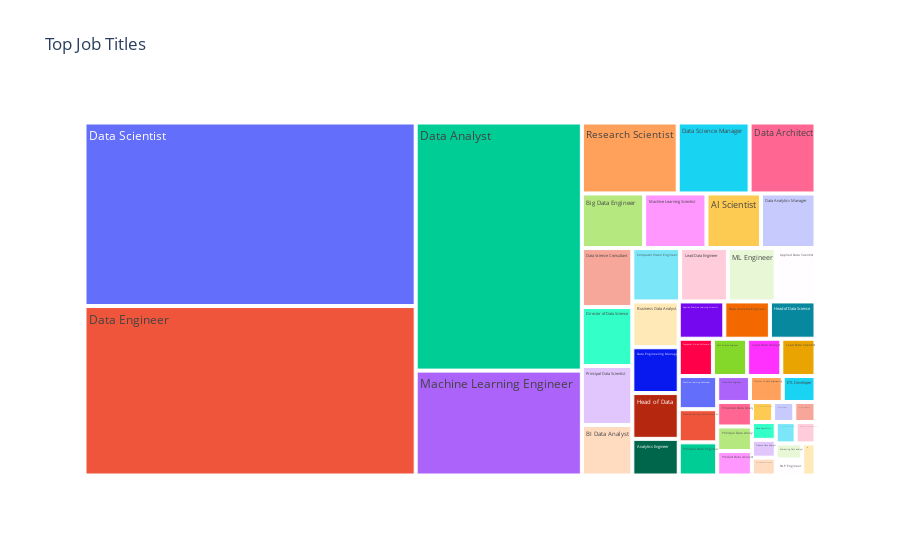

Source (notebook cell):
### Code cell
ax2= px.treemap(df,path=['job_title'],title="Top Job Titles")
ax2.show()

### Figure 1 — Plotly figure (JSON) as saved in the notebook; plotly's stock layout.template omitted (floating-point values rounded to 4 significant figures)
{"data": [{"branchvalues": "total", "domain": {"x": [0, 1], "y": [0, 1]}, "hovertemplate": "labels=%{label}<br>count=%{value}<br>parent=%{parent}<br>id=%{id}<extra></extra>", "ids": ["3D Computer Vision Researcher", "AI Scientist", "Analytics Engineer", "Applied Data Scientist", "Applied Machine Learning Scientist", "BI Data Analyst", "Big Data Architect", "Big Data Engineer", "Business Data Analyst", "Cloud Data Engineer", "Computer Vision Engineer", "Computer Vision Software Engineer", "Data Analyst", "Data Analytics Engineer", "Data Analytics Lead", "Data Analytics Manager", "Data Architect", "Data Engineer", "Data Engineering Manager", "Data Science Consultant", "Data Science Engineer", "Data Science Manager", "Data Scientist", "Data Specialist", "Director of Data Engineering", "Director of Data Science", "ETL Developer", "Finance Data Analyst", "Financial Data Analyst", "Head of Data", "Head of Data Science", "Head of Machine Learning", "Lead Data Analyst", "Lead Data Engineer", "Lead Data Scientist", "Lead Machine Learning Engineer", "ML Engineer", "Machine Learning Developer", "Machine Learning Engineer", "Machine Learning Infrastructure Engineer", "Machine Learning Manager", "Machine Learning Scientist", "Marketing Data Analyst", "NLP Engineer", "Principal Data Analyst", "Principal Data Engineer", "Principal Data Scientist", "Product Data Analyst", "Research Scientist", "Staff Data Scientist"], "labels": ["3D Computer Vision Researcher", "AI Scientist", "Analytics Engineer", "Applied Data Scientist", "Applied Machine Learning Scientist", "BI Data Analyst", "Big Data Architect", "Big Data Engineer", "Business Data Analyst", "Cloud Data Engineer", "Computer Vision Engineer", "Computer Vision Software Engineer", "Data Analyst", "Data Analytics Engineer", "Data Analytics Lead", "Data Analytics Manager", "Data Architect", "Data Engineer", "Data Engineering Manager", "Data Science Consultant", "Data Science Engineer", "Data Science Manager", "Data Scientist", "Data Specialist", "Director of Data Engineering", "Director of Data Science", "ETL Developer", "Finance Data Analyst", "Financial Data Analyst", "Head of Data", "Head of Data Science", "Head of Machine Learning", "Lead Data Analyst", "Lead Data Engineer", "Lead Data Scientist", "Lead Machine Learning Engineer", "ML Engineer", "Machine Learning Developer", "Machine Learning Engineer", "Machine Learning Infrastructure Engineer", "Machine Learning Manager", "Machine Learning Scientist", "Marketing Data Analyst", "NLP Engineer", "Principal Data Analyst", "Principal Data Engineer", "Principal Data Scientist", "Product Data Analyst", "Research Scientist", "Staff Data Scientist"], "name": "", "parents": ["", "", "", "", "", "", "", "", "", "", "", "", "", "", "", "", "", "", "", "", "", "", "", "", "", "", "", "", "", "", "", "", "", "", "", "", "", "", "", "", "", "", "", "", "", "", "", "", "", ""], "type": "treemap", "values": [1, 7, 4, 5, 4, 6, 1, 8, 5, 2, 6, 3, 97, 4, 1, 7, 11, 132, 5, 7, 3, 12, 143, 1, 2, 7, 2, 1, 2, 5, 4, 1, 3, 6, 3, 1, 6, 3, 41, 3, 1, 8, 1, 1, 2, 3, 7, 2, 16, 1]}], "layout": {"legend": {"tracegroupgap": 0}, "title": {"text": "Top Job Titles"}}}
